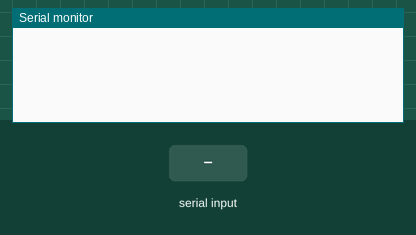
A sketch run on a simulated Arduino Uno, built with avr-gcc and run on an emulated ATmega328P. On the bench: the last lines printed to the serial monitor. The inputs (shaded band) are chosen by the test bench.

Above: at 1.2 s.
1.3 s: byte 255 (0xff) received over Serial
At 2.3 s:
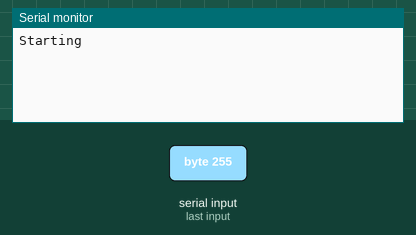
2.8 s: byte 255 (0xff) received over Serial
At 3.5 s:
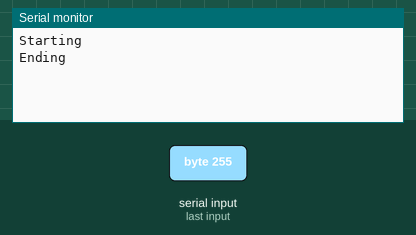

The sketch:

JeanClaude_V0.3_COMMTEST.ino
```cpp
/*
 * Gaits Auto-Generated by NUKE
 * Comm Protocol completely rebuit
 * 2019 AKWARIOM for Pulso.
 */

//___________________COMMUNICATION
int index=-1;
unsigned char message[10];// maximum length of sendable message. Adjust to will

String runMode="AUTO";


void setup(){
  pinMode(0,OUTPUT);
  // setup IK

  // setup serial
  Serial.begin(38400);

  // wait, then check the voltage (LiPO safety)

}

void loop(){
  // take commands.
  /*INDEX : -1 : waiting for new message
   0..99 : Currently receiving
   100 : new message received, needs to be taken care of
   */
  //______________GET MESSAGE____________
  while(Serial.available())
  {
    unsigned char newChar=Serial.read();
    //digitalWrite(0,HIGH-digitalRead(0));//Turn Comm Led On

    //__________RECEIVED A 255
    if(newChar == 0xff){
      //_________________Index = -1, beginning of message
      if(index == -1){
        // Expecting a new packet
        //Start messages with a 255 CAREFULL NOT TO USE 255 IN THE MESSAGES.
        index = 0;
        Serial.println("Starting");
      }
      //_________________Index is not -1, end of message
      else if(index>=0 && index <100)
      {
        Serial.println("Ending");
        message[index]=0xff;//Put a 0xff to the end of message for further check
        index = 100; //

      }
    }
    else
    {
      if(index>=0 && index <100) {
        message[index] = (unsigned char) newChar;
        index++; //unused but maybe add to check messages if they appear to be wrong
      }
    }

    //______________TREAT MESSAGE____________
    if(index==100) {
      updateHexapodParams();
      index=-1;
    }
    //
  }//END TREAT MESSAGE

  //__________________________

  if(runMode=="AUTO")
  {
    //  Serial.println("Auto");
    // updateHexapodGaits();
  }
  else if(runMode=="MANU")
  {
    // Serial.println("Manual");
    //  updateHexapodPos();
  }
}


/*


 String first3chars;


 for (int i = 0; i < 3; i++)
 {
 first3chars += Serial.read();
 }
 //_____________________________select gaits

 // _____________________________set movement speed
 if((command.walkV) > 5 || (command.walkV < -5) ){
 Xspeed = (multiplier*command.walkV)/2;
 }
 else
 {
 Xspeed = 0;
 }

 if((command.walkH) > 5 || (command.walkH < -5) ){
 Yspeed = (multiplier*command.walkH)/2;
 }
 else
 {
 Yspeed = 0;
 }

 if((command.lookH) > 5 || (command.lookH < -5) ){
 Rspeed = -(command.lookH)/100.0;
 }
 else
 {
 Rspeed = 0;
 }

 // Use the phoenix code if you want pretty body rotation. :)
 //
 //    if((command.buttons&BUT_LT) > 0){
 //      bodyRotY = (((float)command.lookV))/300.0;
 //      bodyRotZ = ((float)command.lookH)/300.0;
 //      bodyRotX = ((float)command.walkH)/300.0;
 //      Rspeed = 0;
 //      Xspeed = 0;
 //      Yspeed = 0;
 //    }

 }

 // if our previous interpolation is complete, recompute the IK
 if(bioloid.interpolating == 0){
 doIK();
 bioloid.interpolateSetup(tranTime);
 }
 // update joints
 bioloid.interpolateStep();
 }
 */
```

akw_functions.ino
```cpp
void updateHexapodParams()
{
  String first3chars;
  for (int i = 0; i < 3; i++)
  {
    first3chars +=  char(message[i]);
  }

  if (first3chars == "aut"){
    runMode="AUTO";
  }
  else if (first3chars == "man"){
    runMode="MANU";
  }
  else if (first3chars == "rsm"){
   // gaitSelect(RIPPLE_SMOOTH);
   // multiplier=RIPPLE_SPEED;
  }
  else if (first3chars == "ams"){
    //gaitSelect(AMBLE_SMOOTH);
    //multiplier=AMBLE_SPEED;
  }
  else if (first3chars == "rip"){
    //gaitSelect(RIPPLE);
   // multiplier=RIPPLE_SPEED;
  }
  else if (first3chars == "amb"){
  //  gaitSelect(AMBLE);
   // multiplier=AMBLE_SPEED;
  }
  else if (first3chars == "tps"){
   // gaitSelect(TRIPOD);
   // multiplier=TRIPOD_SPEED;
  }
  else if (first3chars == "tpt"){
   // gaitSelect(TRIPOD);
   // multiplier=TOP_SPEED;
  }
  else if (first3chars == "xsp"){

    if(int(message[5])==255)//Make sure the ending 0xff is in 6th position. If not, there's been an error in the message,ignore
    {

      long thisSpeed=254*long(message[3])+long(message[4])-32384; //254, keep the 255 for beginning and end of comm. Limits are from 0 to 64769, or -32384 to 32384
      Serial.println(thisSpeed);
     // Xspeed=thisSpeed;
    }
  }
}


/*
void updateHexapodGaits()
{
  if(bioloid.interpolating == 0){
    doIK();
    bioloid.interpolateSetup(tranTime);
  }
  // update joints
  bioloid.interpolateStep();
}*/
```

Measured:
- after the input at 1.3 s, the serial monitor: prints a new line at once (image 1)
- after the input at 2.8 s, the serial monitor: prints a new line at once (image 2)
